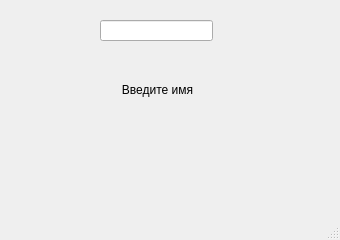
<?xml version="1.0" encoding="UTF-8"?>
<ui version="4.0">
 <class>MainWindow</class>
 <widget class="QMainWindow" name="MainWindow">
  <property name="geometry">
   <rect>
    <x>0</x>
    <y>0</y>
    <width>340</width>
    <height>240</height>
   </rect>
  </property>
  <property name="minimumSize">
   <size>
    <width>340</width>
    <height>240</height>
   </size>
  </property>
  <property name="maximumSize">
   <size>
    <width>340</width>
    <height>240</height>
   </size>
  </property>
  <property name="windowTitle">
   <string>Hello Without Button</string>
  </property>
  <widget class="QWidget" name="centralwidget">
   <widget class="QLineEdit" name="le_name">
    <property name="geometry">
     <rect>
      <x>100</x>
      <y>20</y>
      <width>113</width>
      <height>21</height>
     </rect>
    </property>
   </widget>
   <widget class="QLabel" name="lbl_result">
    <property name="geometry">
     <rect>
      <x>67</x>
      <y>80</y>
      <width>181</width>
      <height>20</height>
     </rect>
    </property>
    <property name="text">
     <string>&lt;html&gt;&lt;head/&gt;&lt;body&gt;&lt;p align=&quot;center&quot;&gt;Введите имя&lt;/p&gt;&lt;/body&gt;&lt;/html&gt;</string>
    </property>
    <property name="alignment">
     <set>Qt::AlignCenter</set>
    </property>
   </widget>
  </widget>
  <widget class="QMenuBar" name="menubar">
   <property name="geometry">
    <rect>
     <x>0</x>
     <y>0</y>
     <width>340</width>
     <height>24</height>
    </rect>
   </property>
  </widget>
  <widget class="QStatusBar" name="statusbar"/>
 </widget>
 <resources/>
 <connections/>
</ui>
